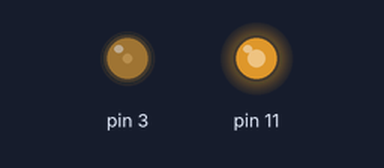
The sketch below on a simulated Arduino Uno, built with avr-gcc and run on an emulated ATmega328P. On the bench: output pins drawn as LEDs (lit = HIGH).

Above: at 0.1 s.
Timing chart, 0 to 1.6 s (numbered marks = the images above):
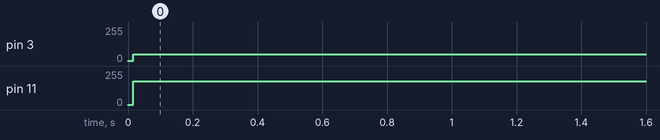

Measured:
- by itself, pin 3: 1/255 → 51/255 at 0.02 s
- by itself, pin 11: 1/255 → 180/255 at 0.02 s

The sketch:

Fast_PWM.ino
```cpp
// More info on the data sheet
//  Arduino Uno (to know the prossessor)
//  ATmega48A   Microchip

// Exemple for Timer 2 "Fast PWM"


#define _BV(n) (1<<n)

void setup() {
  pinMode(3, OUTPUT);
  pinMode(11, OUTPUT);

  //              TCCR2A
  //  |COM2A1|COM2A0|COM2B1|COM2B0| - | - |WGM21|WGM20|
  //  |   1  |   0  |   1  |  0   | - | - |  1  |  1  |

  TCCR2A = _BV(COM2A1) | _BV(COM2B1) | _BV(WGM21) | _BV(WGM20);

  //              TCCR2B
  //  |FOC2A|FOC0B| - | - |WGM22|CS22|CS21|CS20|
  //  |  0  |  0  | - | - |  0  |  1 | 1  | 1  |

  // Frrquency --> clk = f_micro/(n*256)
  // n = 1 -> 001
  // n = 8 -> 010
  // n = 32 -> 011
  // n = 64 -> 100
  // n = 128 -> 101
  // n = 256 -> 110
  // n = 1024 -> 111

  TCCR2B = _BV(CS22) |_BV(CS21) | _BV(CS20);

  // dA=(180+1)/256 = 70.7%
  // dB=(50+1)/256 = 19.9%
  OCR2A = 180;
  OCR2B = 50;

}

void loop() {


}
```
